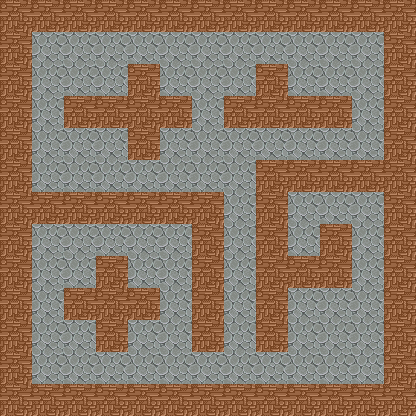

Rendered tile map (Tiled .tmx) drawn with the repository's tilesets; below, a short description and the map source with its tile grids summarised:
An orthogonal 13x13 tile map with 32x32 px tiles, 2 tile layers (background, wall) and 42 objects.

<map version="1.0" tiledversion="2018.04.18" orientation="orthogonal" renderorder="right-up" width="13" height="13" tilewidth="32" tileheight="32" infinite="0" nextobjectid="106">
 <tileset firstgid="1" source="terrain.tsx" />
 <layer name="background" width="13" height="13">
  <data>[169 cells, 169 non-empty, 1 distinct tile ids]</data>
 </layer>
 <layer name="wall" width="13" height="13">
  <data>[169 cells, 86 non-empty, 1 distinct tile ids]</data>
 </layer>
 <objectgroup name="enemy">
  <object id="4" x="224" y="192" width="32" height="32">
   <properties>
    <property name="enemy_id" type="int" value="10" />
   </properties>
  </object>
  <object id="15" x="352" y="192" width="32" height="32">
   <properties>
    <property name="enemy_id" type="int" value="2" />
   </properties>
  </object>
  <object id="59" x="96" y="32" width="32" height="32">
   <properties>
    <property name="enemy_id" type="int" value="1" />
   </properties>
  </object>
  <object id="61" x="320" y="64" width="32" height="32">
   <properties>
    <property name="enemy_id" type="int" value="9" />
   </properties>
  </object>
  <object id="62" x="288" y="32" width="32" height="32">
   <properties>
    <property name="enemy_id" type="int" value="9" />
   </properties>
  </object>
  <object id="77" x="128" y="224" width="32" height="32">
   <properties>
    <property name="enemy_id" type="int" value="2" />
   </properties>
  </object>
  <object id="78" x="96" y="160" width="32" height="32">
   <properties>
    <property name="enemy_id" type="int" value="5" />
   </properties>
  </object>
  <object id="79" x="224" y="320" width="32" height="32">
   <properties>
    <property name="enemy_id" type="int" value="5" />
   </properties>
  </object>
  <object id="80" x="288" y="352" width="32" height="32">
   <properties>
    <property name="enemy_id" type="int" value="13" />
   </properties>
  </object>
  <object id="81" x="160" y="320" width="32" height="32">
   <properties>
    <property name="enemy_id" type="int" value="1" />
   </properties>
  </object>
  <object id="85" x="320" y="320" width="32" height="32">
   <properties>
    <property name="enemy_id" type="int" value="1" />
   </properties>
  </object>
  <object id="88" x="352" y="288" width="32" height="32">
   <properties>
    <property name="enemy_id" type="int" value="13" />
   </properties>
  </object>
  <object id="90" x="32" y="96" width="32" height="32">
   <properties>
    <property name="enemy_id" type="int" value="2" />
   </properties>
  </object>
  <object id="96" x="32" y="256" width="32" height="32">
   <properties>
    <property name="enemy_id" type="int" value="2" />
   </properties>
  </object>
 </objectgroup>
 <objectgroup name="Articles">
  <object id="28" x="160" y="128" width="32" height="32">
   <properties>
    <property name="articles_id" type="int" value="17" />
   </properties>
  </object>
  <object id="35" x="224" y="128" width="32" height="32">
   <properties>
    <property name="articles_id" type="int" value="17" />
   </properties>
  </object>
  <object id="66" x="192" y="160" width="32" height="32">
   <properties>
    <property name="articles_id" type="int" value="1" />
   </properties>
  </object>
  <object id="68" x="32" y="160" width="32" height="32">
   <properties>
    <property name="articles_id" type="int" value="2" />
   </properties>
  </object>
  <object id="69" x="32" y="224" width="32" height="32">
   <properties>
    <property name="articles_id" type="int" value="17" />
   </properties>
  </object>
  <object id="70" x="288" y="288" width="32" height="32">
   <properties>
    <property name="articles_id" type="int" value="17" />
   </properties>
  </object>
  <object id="71" x="352" y="32" width="32" height="32">
   <properties>
    <property name="articles_id" type="int" value="5" />
   </properties>
  </object>
  <object id="72" x="64" y="128" width="32" height="32">
   <properties>
    <property name="articles_id" type="int" value="17" />
   </properties>
  </object>
  <object id="73" x="64" y="64" width="32" height="32">
   <properties>
    <property name="articles_id" type="int" value="17" />
   </properties>
  </object>
  <object id="86" x="352" y="352" width="32" height="32">
   <properties>
    <property name="articles_id" type="int" value="5" />
   </properties>
  </object>
  <object id="98" x="64" y="320" width="32" height="32">
   <properties>
    <property name="articles_id" type="int" value="5" />
   </properties>
  </object>
  <object id="101" x="288" y="224" width="32" height="32">
   <properties>
    <property name="articles_id" type="int" value="57" />
   </properties>
  </object>
  <object id="102" x="160" y="224" width="32" height="32">
   <properties>
    <property name="articles_id" type="int" value="17" />
   </properties>
  </object>
 </objectgroup>
 <objectgroup name="Teleport">
  <object id="38" x="32" y="352" width="32" height="32">
   <properties>
    <property name="direction" type="int" value="4" />
    <property name="targetNum" type="int" value="10" />
    <property name="teleport_id" type="int" value="2" />
   </properties>
  </object>
  <object id="40" x="192" y="32" width="32" height="32">
   <properties>
    <property name="direction" type="int" value="1" />
    <property name="targetNum" type="int" value="8" />
    <property name="teleport_id" type="int" value="1" />
   </properties>
  </object>
 </objectgroup>
 <objectgroup name="Npc" />
 <objectgroup name="door">
  <object id="41" x="128" y="160" width="32" height="32">
   <properties>
    <property name="door_id" type="int" value="1" />
   </properties>
  </object>
  <object id="46" x="128" y="32" width="32" height="32">
   <properties>
    <property name="door_id" type="int" value="1" />
   </properties>
  </object>
  <object id="51" x="288" y="128" width="32" height="32">
   <properties>
    <property name="door_id" type="int" value="1" />
   </properties>
  </object>
  <object id="83" x="96" y="224" width="32" height="32">
   <properties>
    <property name="door_id" type="int" value="1" />
   </properties>
  </object>
  <object id="84" x="256" y="128" width="32" height="32">
   <properties>
    <property name="door_id" type="int" value="1" />
   </properties>
  </object>
  <object id="93" x="160" y="288" width="32" height="32">
   <properties>
    <property name="door_id" type="int" value="1" />
   </properties>
  </object>
  <object id="94" x="256" y="32" width="32" height="32">
   <properties>
    <property name="door_id" type="int" value="1" />
   </properties>
  </object>
  <object id="95" x="32" y="288" width="32" height="32">
   <properties>
    <property name="door_id" type="int" value="1" />
   </properties>
  </object>
  <object id="99" x="352" y="256" width="32" height="32">
   <properties>
    <property name="door_id" type="int" value="1" />
   </properties>
  </object>
  <object id="100" x="192" y="96" width="32" height="32">
   <properties>
    <property name="door_id" type="int" value="2" />
   </properties>
  </object>
  <object id="103" x="96" y="352" width="32" height="32">
   <properties>
    <property name="door_id" type="int" value="2" />
   </properties>
  </object>
  <object id="104" x="192" y="352" width="32" height="32">
   <properties>
    <property name="door_id" type="int" value="1" />
   </properties>
  </object>
  <object id="105" x="256" y="352" width="32" height="32">
   <properties>
    <property name="door_id" type="int" value="1" />
   </properties>
  </object>
 </objectgroup>
</map>
